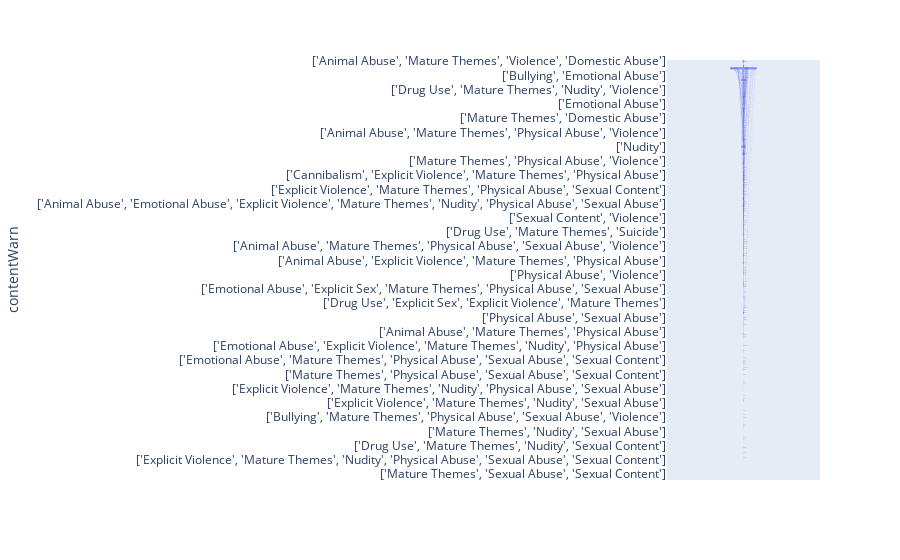

Write notebook code for a chart like this one.
### Code cell
# figure which represents relation between watching amount and content warning

fig = px.funnel(anime, x=anime['watching'], y=anime['contentWarn'])
fig.show()

### Figure 1 — Plotly figure (JSON) as saved in the notebook; plotly's stock layout.template omitted (floating-point values rounded to 4 significant figures; data arrays with more than 128 entries replaced by an {"elided": "..."} marker saying what was removed)
{"data": [{"hovertemplate": "watching=%{x}<br>contentWarn=%{y}<extra></extra>", "legendgroup": "", "marker": {"color": "#636efa"}, "name": "", "orientation": "h", "showlegend": false, "type": "funnel", "x": {"elided": "14578 int values"}, "xaxis": "x", "y": {"elided": "14578 str values"}, "yaxis": "y"}], "layout": {"legend": {"tracegroupgap": 0}, "margin": {"t": 60}, "xaxis": {"anchor": "y", "domain": [0, 1], "title": {"text": "watching"}}, "yaxis": {"anchor": "x", "domain": [0, 1], "title": {"text": "contentWarn"}}}}
